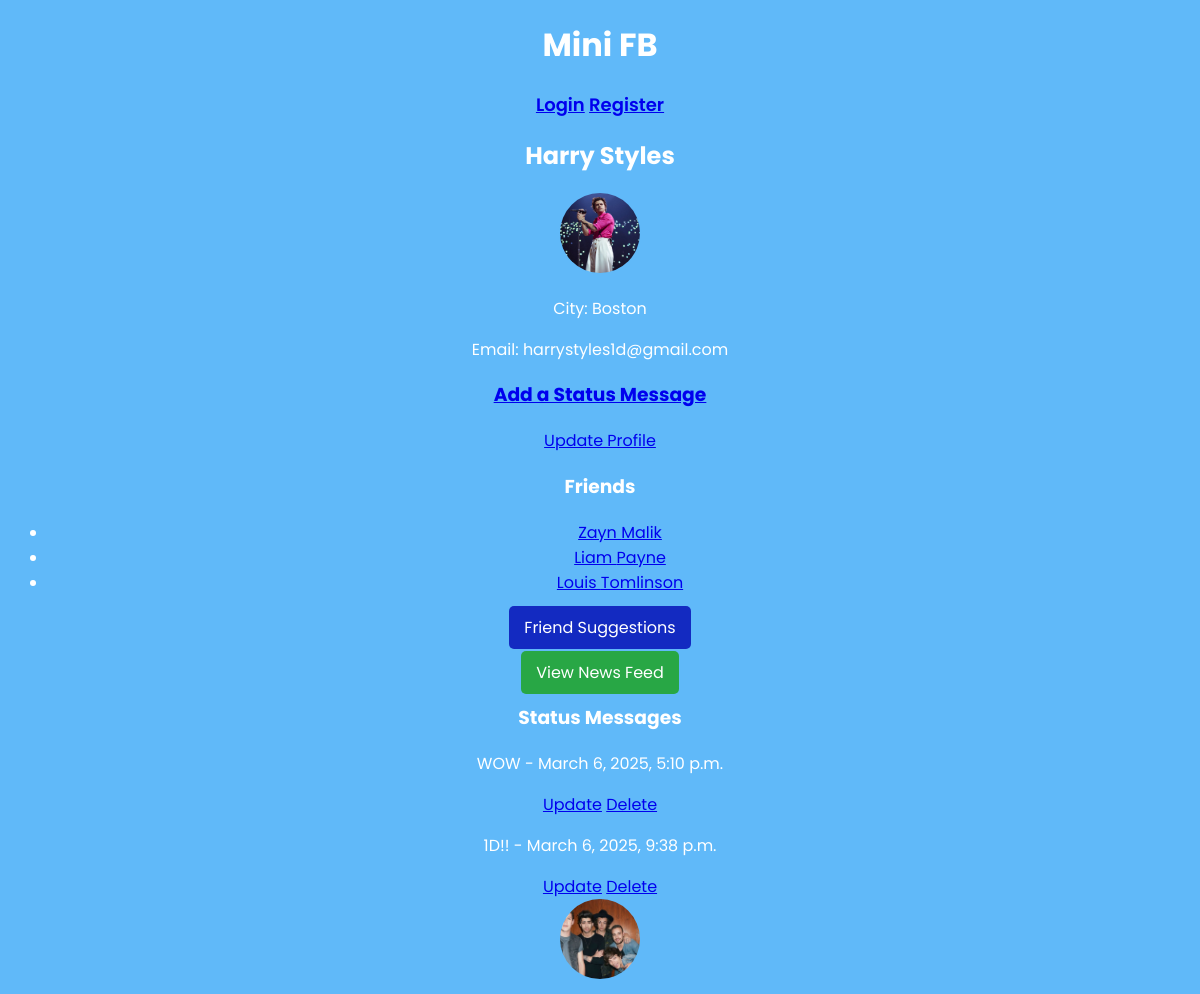
The app's page /mini_fb/profile/1/ with its own data.
### mini_fb/models.py (models this page shows, shortened)
class Profile(models.Model):
    user = models.ForeignKey(User, on_delete=models.CASCADE, related_name='profile')
    first_name = models.CharField(max_length=50, blank=False)
    last_name = models.CharField(max_length=50, blank=False)
    city = models.CharField(max_length=100, blank=True)
    email = models.EmailField(unique=True)
    image_file = models.ImageField(upload_to='profile_images/', blank=True, null=True)
    bio = models.TextField(blank=True, null=True)  # Add bio field
    location = models.CharField(max_length=100, blank=True, null=True)  # Add location field
    def get_friends(self):
        from .models import Friend  # Move import inside the function to avoid circular import errors
        friends_as_profile1 = Friend.objects.filter(profile1=self).values_list('profile2', flat=True)
        friends_as_profile2 = Friend.objects.filter(profile2=self).values_list('profile1', flat=True)
        friend_ids = list(friends_as_profile1) + list(friends_as_profile2)
        return Profile.objects.filter(id__in=friend_ids)

class StatusMessage(models.Model):
    profile = models.ForeignKey(Profile, on_delete=models.CASCADE)
    text = models.CharField(max_length=300)
    created_at = models.DateTimeField(auto_now_add=True)

class StatusImage(models.Model):
    status_message = models.ForeignKey(StatusMessage, on_delete=models.CASCADE)
    image = models.ForeignKey(Image, on_delete=models.CASCADE)

class Image(models.Model):
    profile = models.ForeignKey(Profile, on_delete=models.CASCADE)
    image_file = models.ImageField(upload_to='images/')
    uploaded_at = models.DateTimeField(auto_now_add=True)

### mini_fb/views.py (the view)
# urls.py: path('profile/<int:pk>/', views.ShowProfilePageView.as_view(), name='show_profile'),
class ShowProfilePageView(DetailView):
    model = Profile
    template_name = "mini_fb/show_profile.html"
    context_object_name = "profile"
    def get_context_data(self, **kwargs):
        context = super().get_context_data(**kwargs)
        context["status_messages"] = self.object.statusmessage_set.all()
        context["form"] = CreateStatusMessageForm()
        context["friends"] = self.object.get_friends()
        return context

### mini_fb/templates/mini_fb/show_profile.html (shortened to what this page needs)
{% extends 'mini_fb/base.html' %}
{% block content %}
    <h2>{{ profile.first_name }} {{ profile.last_name }}</h2>
    <img src="{{ profile.image_file.url }}" alt="{{ profile.first_name }}'s Profile Picture" width="150" height="150">
    <p>City: {{ profile.city }}</p>
    <p>Email: {{ profile.email }}</p>
    <h3><a href="{% url 'add_status' profile.pk %}">Add a Status Message</a></h3>
    <a href="{% url 'update_profile' pk=profile.pk %}">Update Profile</a>
    <h3>Friends</h3>
    {% with friends=profile.get_friends %}
        {% if friends %}
            <ul>
                {% for friend in friends %}
                    <li>
                        <a href="{% url 'show_profile' friend.pk %}">
                            {{ friend.first_name }} {{ friend.last_name }}
                        </a>
                    </li>
                {% endfor %}
            </ul>
        {% else %}
            <p>No friends yet.</p>
        {% endif %}
    {% endwith %}
    <div style="text-align: center; margin-top: 20px;">
        <a href="{% url 'friend_suggestions' profile.id %}"
   style="background-color: #132ac1; color: white; padding: 10px 15px; border-radius: 5px; text-decoration: none;">
   Friend Suggestions
</a>
    </div>
    <div style="text-align: center; margin-top: 20px;">
        <a href="{% url 'news_feed' pk=profile.pk %}"
           style="background-color: #28a745; color: white; padding: 10px 15px; border-radius: 5px; text-decoration: none;">
            View News Feed
        </a>
    </div>
    <h3>Status Messages</h3>
    {% for st_msg in profile.statusmessage_set.all %}
        <div class="status-message">
            <p>{{ st_msg.text }} - {{ st_msg.created_at }}</p>
            <a href="{% url 'update_status' pk=st_msg.pk %}">Update</a>
            <a href="{% url 'delete_status' pk=st_msg.pk %}">Delete</a>
        </div>
        <div>
            {% for status_image in st_msg.statusimage_set.all %}
                <img src="{{ status_image.image.image_file.url }}" alt="Status Image" width="200">
            {% endfor %}
        </div>
    {% empty %}
        <p>No status messages yet.</p>
    {% endfor %}
{% endblock %}

### static/css/styles-minifb.css (style rules this page uses)
body { font-family: 'Poppins', sans-serif; background-color: #60b9f9; color: white; text-align: center; }
h1, h2 { font-weight: 700; }
img { border-radius: 50%; width: 80px; height: 80px; object-fit: cover; }

### records on screen
Profile: first_name "Harry", last_name "Styles", image_file (picture), city "Boston", email "harrystyles1d@gmail.com"
Profile: first_name "Zayn", last_name "Malik"
Profile: first_name "Liam", last_name "Payne"
Profile: first_name "Louis", last_name "Tomlinson"
StatusMessage: text "WOW", created_at "March 6, 2025, 5:10 p.m."
StatusMessage: text "1D!!", created_at "March 6, 2025, 9:38 p.m."
StatusImage: image.image_file (picture)
